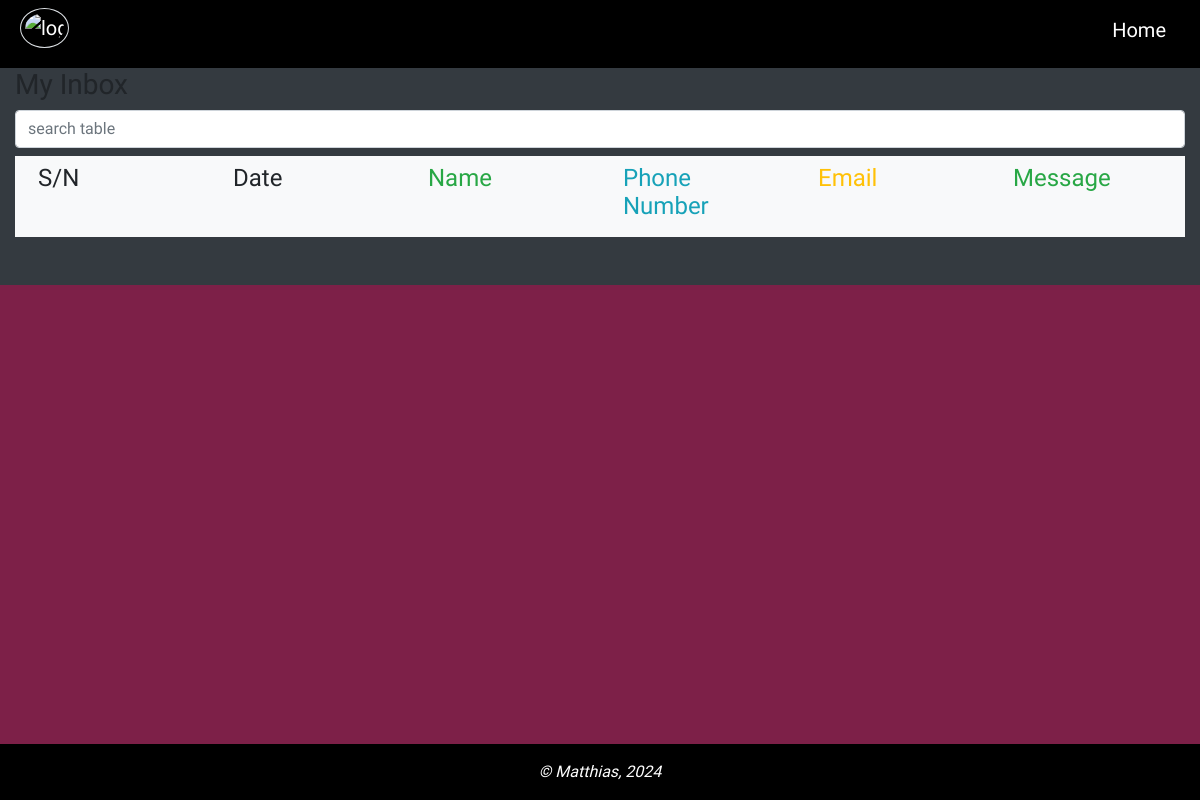
The app's page /inbox/, older data.
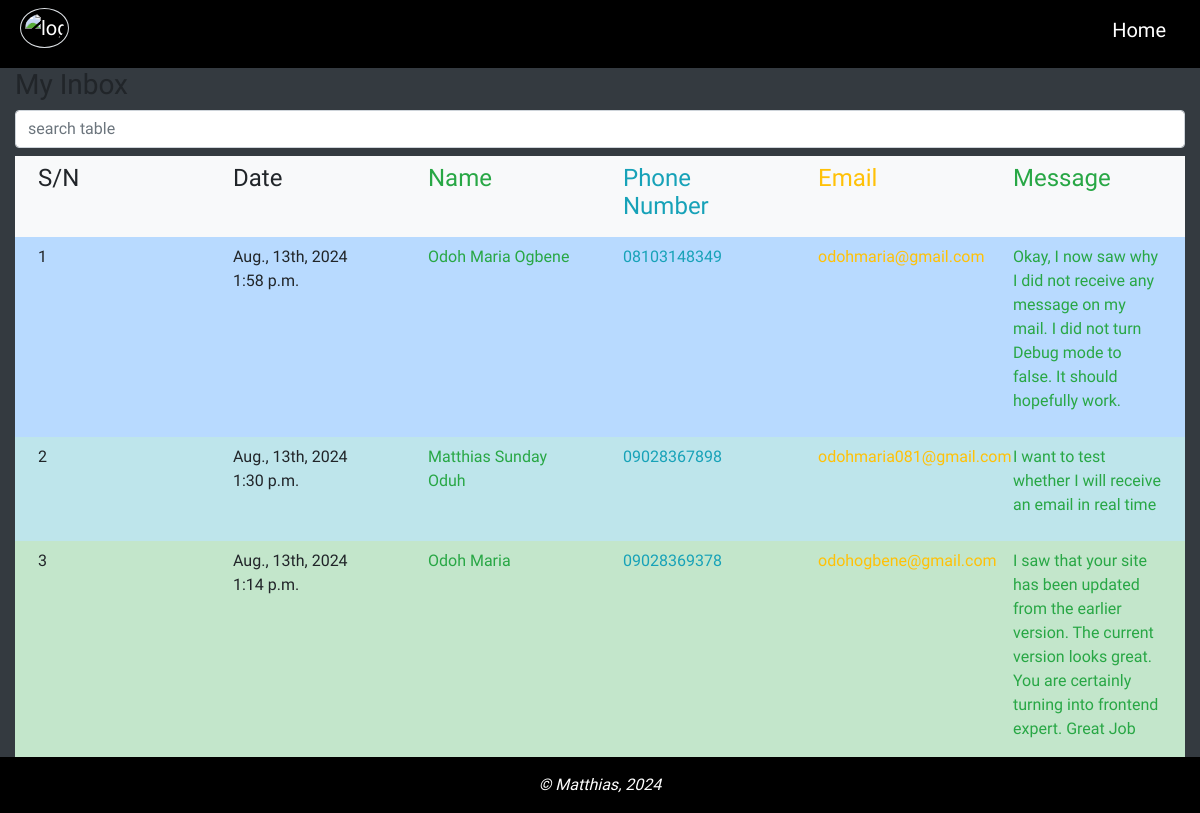
The same page, newer data.
### myweb/models.py (models this page shows, shortened)
class Message(models.Model):
    name = models.CharField(max_length=40)
    phone_no = models.CharField(max_length=12)
    email = models.EmailField()
    message = models.CharField(max_length=1000000)
    created_at = models.DateTimeField(auto_now_add=True)

### myweb/views.py (the view)
# urls.py: path('inbox/', views.inbox, name="inbox"),
def inbox(request):
    All_msg = Message.objects.all().order_by('-created_at')
    return render(request, 'inbox.html', {'All_msg':All_msg})

### myweb/templates/inbox.html (shortened to what this page needs)
{% extends './home.html' %}
{% load static %}
{% block link %} <link rel="stylesheet" href="{% static '/style.css' %}"> {% endblock %}
{% block navbar %}
<li class="nav-item">
    <a href="/" class="nav-link h5 text-white">Home</a>
</li>
{% endblock %}
{% block main %}
<div class="container-fluid pb-5 bg-dark">
    <p class="h3">My Inbox</p>
    <input type="text" class="form-control my-2" placeholder="search table" id="srch_val">
   <div class="container-fluid d-flex flex-column p-0 table-hover">
    <div class="row bg-light p-0">
        <div class="col-md-2">
            <p class="p-2 text-left h4">S/N</p>
        </div>
        <div class="col-md-2">
            <p class="p-2 text-left h4">Date</p>
        </div>
        <div class="col-md-2">
            <p class="text-success p-2 h4">Name</p>
        </div>
        <div class="col-md-2">
            <p class="text-info p-2 h4">Phone Number</p>
        </div>
        <div class="col-md-2">
            <p class="text-warning p-2 text h4">Email</p>
        </div>
        <div class="col-md-2">
            <p class="text-success p-2 h4">Message</p>
        </div>
    </div>
    {% for item in All_msg %}
    <div class="ro rounded">
        <div class="row p-0 {% cycle 'table-primary' 'table-info' 'table-success' %}">
            <div class="col-md-2">
                <p class="p-2 text-left"> {{forloop.counter}}</p>
            </div>
            <div class="col-md-2">
                <p class="p-2 text-left">{{item.created_at | date:' N, jS, Y f a'}}</p>
            </div>
            <div class="col-md-2">
                <p class="text-success p-2" srch>{{item.name}}</p>
            </div>
            <div class="col-md-2">
                <p class="text-info p-2 ">{{item.phone_no}} </p>
            </div>
            <div class="col-md-2">
                <p class="text-warning p-2 text">{{item.email}} </p>
            </div>
            <div class="col-md-2">
                <p class="text-success p-2">{{item.message}}</p>
            </div>
       </div>
    </div>
    {% endfor %}
   </div>
</div>
{% endblock %}

Row changes from the older to the newer data that the page shows:
added Message: created_at "Aug., 13th, 2024 1:58 p.m.", name "Odoh Maria Ogbene", phone_no "08103148349", email "odohmaria@gmail.com", message "Okay, I now saw why I did not receive any message on my mail. I did not turn Debug mode to false. It should hopefully work."
added Message: created_at "Aug., 13th, 2024 1:30 p.m.", name "Matthias Sunday Oduh", phone_no "09028367898", email "odohmaria081@gmail.com", message "I want to test whether I will receive an email in real time"
added Message: created_at "Aug., 13th, 2024 1:14 p.m.", name "Odoh Maria", phone_no "09028369378", email "odohogbene@gmail.com", message "I saw that your site has been updated from the earlier version. The current version looks great. You are certainly turning into frontend expert. Great Job"
